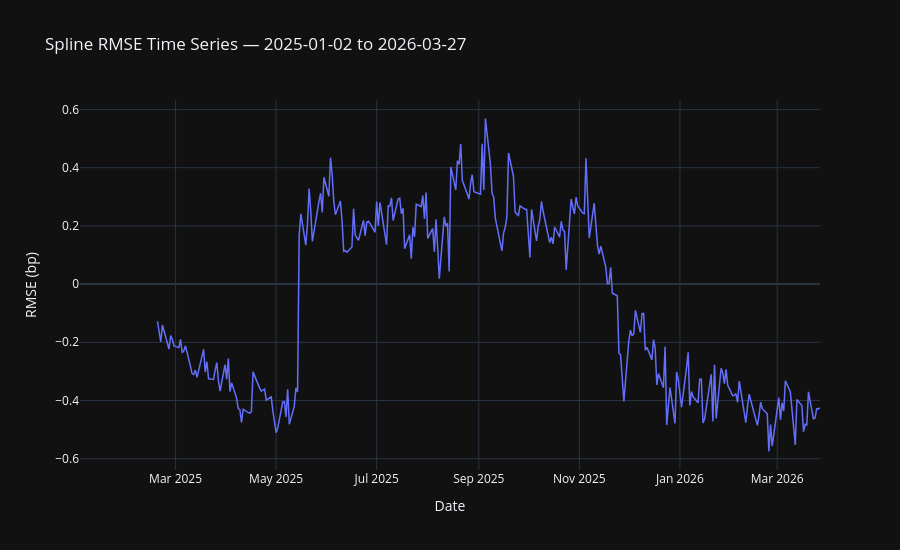

The cell this chart's notebook holds for it:
### Code cell
# Plot RMSE time series
fig_rmse = go.Figure()

# Clean up column names for display
rename_map = {}
for col in df_rmse.columns:
    if "SPLINE_RMSE_BUCKET" in col:
        rename_map[col] = col.split("SPLINE_RMSE_BUCKET")[0].strip().split()[-1] if "bucket" in col.lower() else col
    elif "SPLINE_RMSE" in col:
        rename_map[col] = "Overall RMSE"

for col in df_rmse.columns:
    display_name = rename_map.get(col, col)
    is_overall = "RMSE" in col and "BUCKET" not in col
    fig_rmse.add_trace(go.Scatter(
        x=df_rmse.index, y=df_rmse[col],
        mode="lines",
        name=display_name,
        line=dict(width=3 if is_overall else 1.5),
    ))

fig_rmse.update_layout(
    template="plotly_dark",
    title=f"Spline RMSE Time Series — {ts_start} to {ts_end}",
    xaxis_title="Date",
    yaxis_title="RMSE (bp)",
    height=550,
    legend=dict(orientation="h", yanchor="bottom", y=1.02, xanchor="right", x=1),
)
fig_rmse.show()

### Figure 1 — Plotly figure (JSON) as saved in the notebook; plotly's stock layout.template omitted (floating-point values rounded to 4 significant figures; data arrays with more than 128 entries replaced by an {"elided": "..."} marker saying what was removed)
{"data": [{"line": {"width": 1.5}, "mode": "lines", "name": "912810UA4 OUTRIGHT SPLINE_SPREAD", "type": "scatter", "x": {"elided": "308 str values"}, "y": {"elided": "308 float values"}}], "layout": {"height": 550, "legend": {"orientation": "h", "x": 1, "xanchor": "right", "y": 1.02, "yanchor": "bottom"}, "title": {"text": "Spline RMSE Time Series — 2025-01-02 to 2026-03-27"}, "xaxis": {"title": {"text": "Date"}}, "yaxis": {"title": {"text": "RMSE (bp)"}}}}
